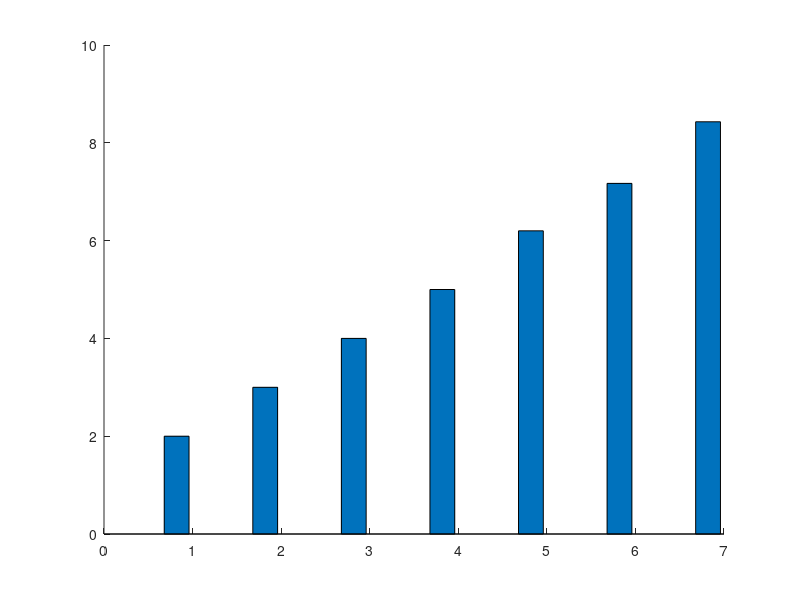

Here is the MATLAB script that generated this plot: (Note: this script raises an error after producing the figure.)
clear; close all; clc;

%% plot CPU
fig_path = 'C:\Users\lenha\Documents\GitHub\NSDI17\fig\';
interactive_time  = [2  3  4  5   6.2  7.17 8.43;  2 2 3.33 4.25 4.4 6.17 7.14]
batch_time        = [10 11 12 13  15   16.0  17;     10 10 12 13.0 14.0 15 18]
figure(1);
bar(interactive_time', 'group');
ylabel('time (seconds)');
xlabel('number of interactive jobs (not include 1 batch)');
legend('DRF','SpeedFair');
set (gcf, 'PaperUnits', 'inches', 'PaperPosition', [0.0 0 4.0 3.0]);
print ('-depsc', [fig_path 'sim_interactive_compl_time.eps']);

figure(2);
bar(batch_time', 'group');
ylabel('time (seconds)');
xlabel('number of interactive jobs (not include 1 batch)');
legend('DRF','SpeedFair');
set (gcf, 'PaperUnits', 'inches', 'PaperPosition', [0.0 0 4.0 3.0]);
print ('-depsc', [fig_path 'sim_batch_compl_time.eps']);


%%
avgAvailRes = zeros(2,7);
[name,resource] = importAvailResource('log/DRF-output1_1_2.csv');
avgAvailRes(1,1) = mean(resource);
[name,resource] = importAvailResource('log/DRF-output2_1_3.csv');
avgAvailRes(1,2) = mean(resource);
[name,resource] = importAvailResource('log/DRF-output3_1_4.csv');
avgAvailRes(1,3) = mean(resource);
[name,resource] = importAvailResource('log/DRF-output4_1_5.csv');
avgAvailRes(1,4) = mean(resource);
[name,resource] = importAvailResource('log/DRF-output5_1_6.csv');
avgAvailRes(1,5) = mean(resource);
[name,resource] = importAvailResource('log/DRF-output6_1_7.csv');
avgAvailRes(1,6) = mean(resource);
[name,resource] = importAvailResource('log/DRF-output7_1_8.csv');
avgAvailRes(1,7) = mean(resource);

[name,resource] = importAvailResource('log/SpeedFair-output1_1_2.csv');
avgAvailRes(2,1) = mean(resource);
[name,resource] = importAvailResource('log/SpeedFair-output2_1_3.csv');
avgAvailRes(2,2) = mean(resource);
[name,resource] = importAvailResource('log/SpeedFair-output3_1_4.csv');
avgAvailRes(2,3) = mean(resource);
[name,resource] = importAvailResource('log/SpeedFair-output4_1_5.csv');
avgAvailRes(2,4) = mean(resource);
[name,resource] = importAvailResource('log/SpeedFair-output5_1_6.csv');
avgAvailRes(2,5) = mean(resource);
[name,resource] = importAvailResource('log/SpeedFair-output6_1_7.csv');
avgAvailRes(2,6) = mean(resource);
[name,resource] = importAvailResource('log/SpeedFair-output7_1_8.csv');
avgAvailRes(2,7) = mean(resource);

utilReource = 100 - avgAvailRes;

figure(3);
bar(utilReource', 'group');
ylabel('Resource Utilization (%)');
xlabel('number of interactive jobs (not include 1 batch)');
ylim([0 110]);
legend('DRF','SpeedFair');
set (gcf, 'PaperUnits', 'inches', 'PaperPosition', [0.0 0 4.0 3.0]);
print ('-depsc', [fig_path 'sim_res_util.eps']);

%% service curves
figure(4);
x = [0:20]
y1 = [0:10:50 70:20:350];
y2 = [0:45:225 230:5:300];

plot(x,y1, 'linewidth',2);
hold on;
plot(x,y2, 'linewidth',2);
ylabel('cpus');
xlabel('time');
ylim([0 600]);
legend('batch','interactive');
set (gcf, 'PaperUnits', 'inches', 'PaperPosition', [0.0 0 4.0 3.0]);
print ('-depsc', [fig_path 'service_curves.eps']);


